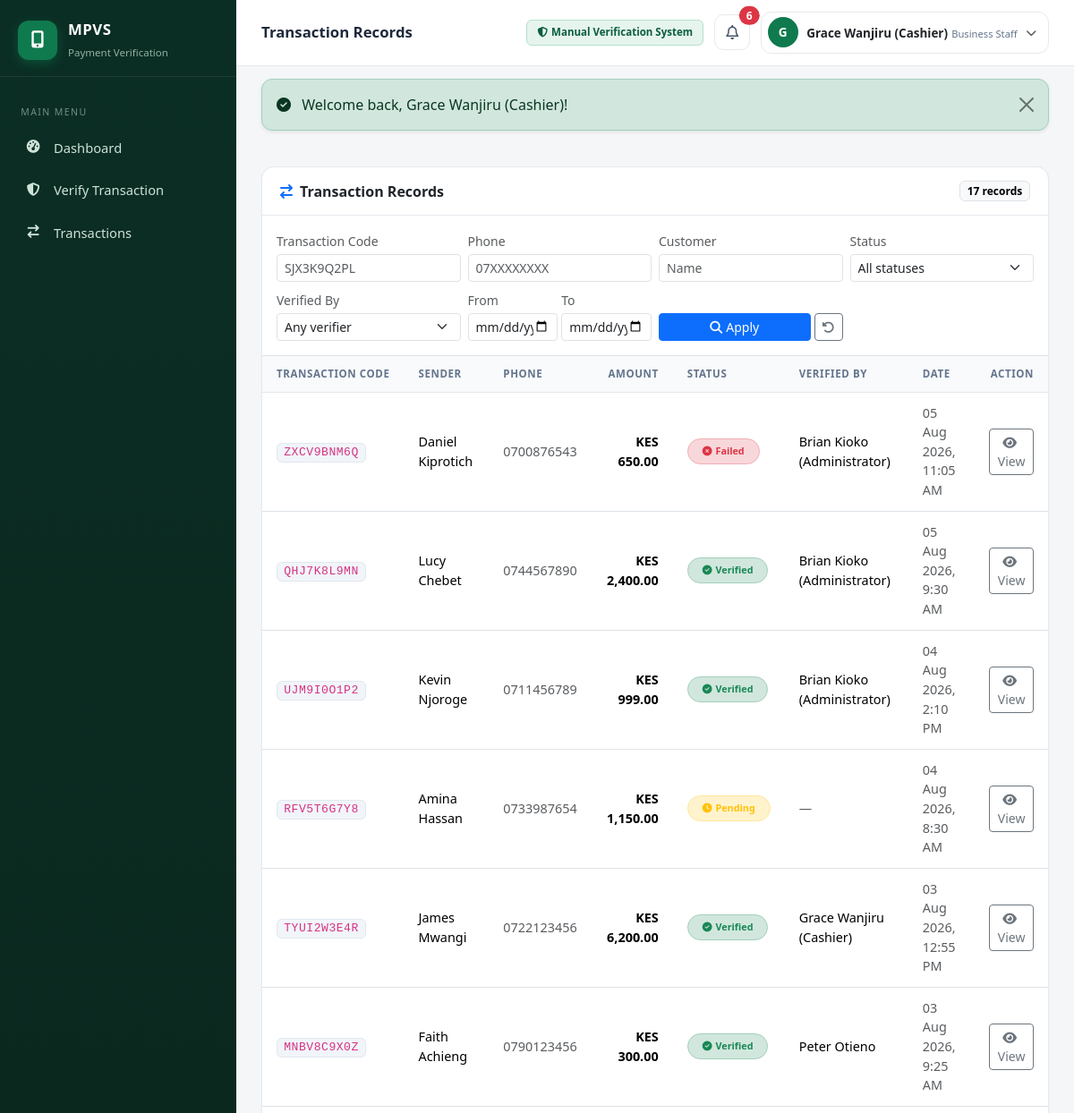
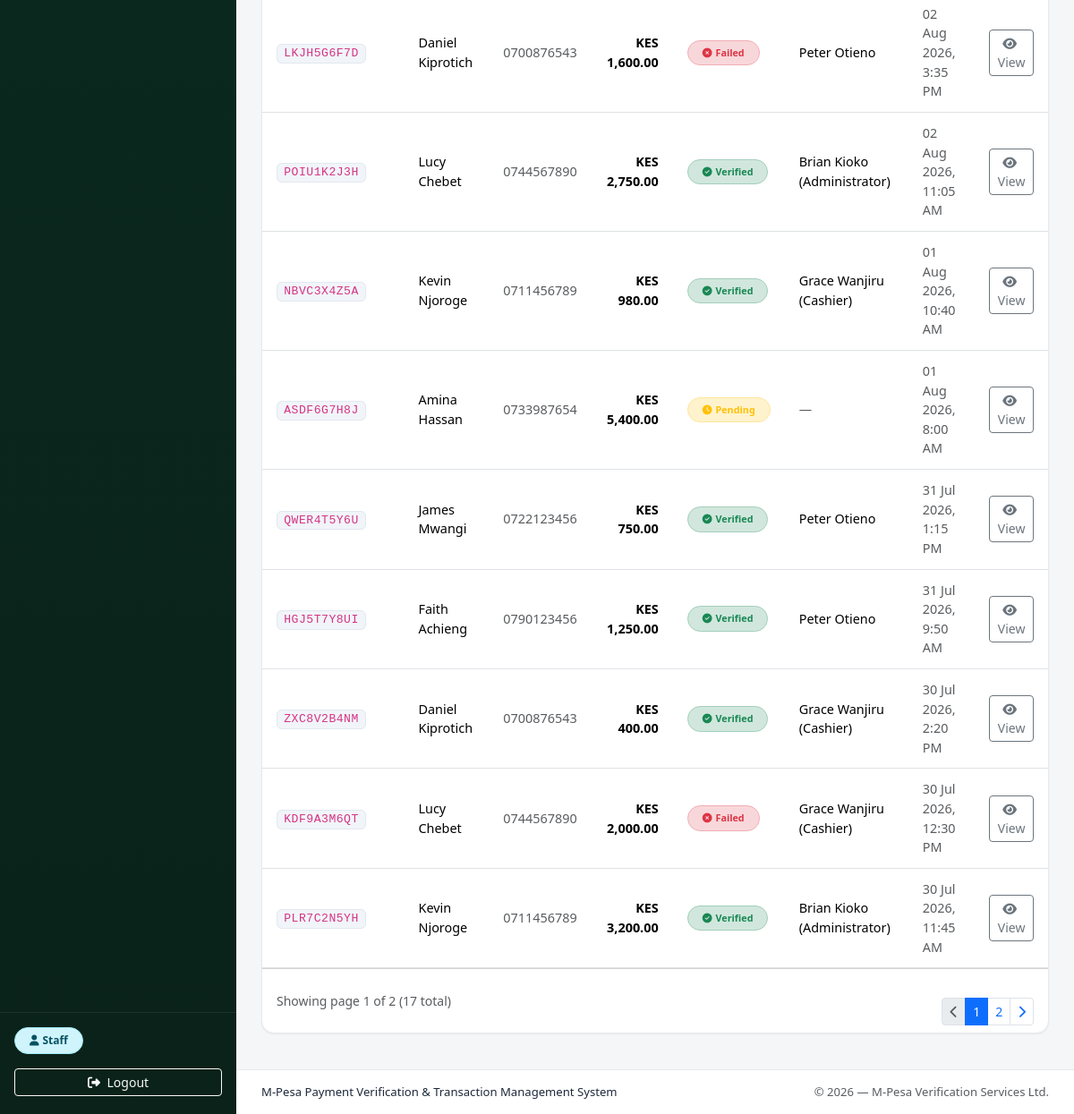
/public/transactions (signed in), run on the app's committed database (2 pictures, top to bottom).
### tables this page shows
CREATE TABLE `users` (
  `id` int(10) UNSIGNED NOT NULL,
  `full_name` varchar(120) NOT NULL,
  `username` varchar(60) NOT NULL,
  `email` varchar(120) NOT NULL,
  `phone` varchar(20) DEFAULT NULL,
  `password_hash` varchar(255) NOT NULL,
  `role` enum('admin','staff') NOT NULL DEFAULT 'staff',
  `status` enum('pending','approved','rejected','inactive') NOT NULL DEFAULT 'pending',
  `last_login_at` datetime DEFAULT NULL,
  `created_at` datetime NOT NULL DEFAULT current_timestamp()
);

CREATE TABLE `transactions` (
  `id` int(10) UNSIGNED NOT NULL,
  `mpesa_code` varchar(20) NOT NULL COMMENT 'M-Pesa-style code (10 chars, unique)',
  `customer_id` int(10) UNSIGNED DEFAULT NULL,
  `phone` varchar(20) NOT NULL,
  `amount` decimal(12,2) NOT NULL DEFAULT 0.00,
  `status` enum('verified','failed','pending') NOT NULL DEFAULT 'pending',
  `verified_by` int(10) UNSIGNED DEFAULT NULL COMMENT 'Admin who verified/marked the payment',
  `verified_at` datetime DEFAULT NULL COMMENT 'When the payment was processed',
  `created_at` datetime NOT NULL DEFAULT current_timestamp()
);

CREATE TABLE `customers` (
  `id` int(10) UNSIGNED NOT NULL,
  `full_name` varchar(120) NOT NULL,
  `phone` varchar(20) NOT NULL,
  `email` varchar(120) DEFAULT NULL,
  `created_at` datetime NOT NULL DEFAULT current_timestamp()
);

### views/transactions/index.php (the view, shortened to what the rows shown need)
<div class="card dashboard-card">
    <div class="card-header bg-transparent d-flex flex-wrap justify-content-between align-items-center gap-2">
        <span><i class="fa-solid fa-arrow-right-arrow-left me-2 text-primary"></i>Transaction Records</span>
        <div class="d-flex align-items-center gap-2">
            <span class="badge text-bg-light border"><?= $total ?> record<?= $total === 1 ? '' : 's' ?></span>
        </div>
    </div>
    <div class="card-body border-bottom">
        <form method="get" action="<?= url('transactions') ?>" class="row g-2 align-items-end" id="filterForm">
            <div class="col-md-3">
                <label class="form-label small text-muted mb-1">Transaction Code</label>
                <input type="text" class="form-control form-control-sm" name="code" value="<?= e($filters['code']) ?>" placeholder="SJX3K9Q2PL">
            </div>
            <div class="col-md-3">
                <label class="form-label small text-muted mb-1">Phone</label>
                <input type="text" class="form-control form-control-sm" name="phone" value="<?= e($filters['phone']) ?>" placeholder="07XXXXXXXX">
            </div>
            <div class="col-md-3">
                <label class="form-label small text-muted mb-1">Customer</label>
                <input type="text" class="form-control form-control-sm" name="customer" value="<?= e($filters['customer']) ?>" placeholder="Name">
            </div>
            <div class="col-md-3">
                <label class="form-label small text-muted mb-1">Status</label>
                <select class="form-select form-select-sm" name="status">
                    <option value="">All statuses</option>
                </select>
            </div>
            <div class="col-md-3">
                <label class="form-label small text-muted mb-1">Verified By</label>
                <select class="form-select form-select-sm" name="verifier">
                    <option value="">Any verifier</option>
                </select>
            </div>
            <div class="col-md-3">
                <div class="row g-1">
                    <div class="col-6">
                        <label class="form-label small text-muted mb-1">From</label>
                        <input type="date" class="form-control form-control-sm" name="date_from" value="<?= e($filters['date_from']) ?>">
                    </div>
                    <div class="col-6">
                        <label class="form-label small text-muted mb-1">To</label>
                        <input type="date" class="form-control form-control-sm" name="date_to" value="<?= e($filters['date_to']) ?>">
                    </div>
                </div>
            </div>
            <div class="col-md-3 d-flex gap-1">
                <button type="submit" class="btn btn-primary btn-sm flex-fill"><i class="fa-solid fa-magnifying-glass me-1"></i>Apply</button>
                <a href="<?= url('transactions') ?>" class="btn btn-outline-secondary btn-sm" title="Clear filters"><i class="fa-solid fa-rotate-left"></i></a>
            </div>
        </form>
    </div>
    <div class="table-responsive">
        <table class="table table-hover align-middle mb-0 dashboard-table">
            <thead>
                <tr>
                    <th>Transaction Code</th>
                    <th>Sender</th>
                    <th>Phone</th>
                    <th class="text-end">Amount</th>
                    <th>Status</th>
                    <th>Verified By</th>
                    <th>Date</th>
                    <th class="text-end">Action</th>
                </tr>
            </thead>
            <tbody>
                <?php if (empty($rows)): ?>
                    <tr>
                        <td colspan="8">
                            <div class="empty-state p-5">
                                <i class="fa-regular fa-folder-open text-muted"></i>
                                <h6 class="mt-3 mb-1">No transactions found</h6>
                                <p class="text-muted small mb-0">
                                    <?= $total > 0 ? 'No records match your filters. Try adjusting the search criteria.' : 'No payments verified yet. <a href="' . url('verify') . '">Verify your first transaction</a>.' ?>
                                </p>
                            </div>
                        </td>
                    </tr>
                <?php else: ?>
                    <?php foreach ($rows as $t): ?>
                        <tr>
                            <td><code class="mpesa-code"><?= e($t['mpesa_code']) ?></code></td>
                            <td class="fw-medium"><?= e($t['customer_name'] ?? '—') ?></td>
                            <td class="text-muted"><?= e($t['phone']) ?></td>
                            <td class="text-end fw-semibold"><?= e(money($t['amount'])) ?></td>
                            <td><?= status_badge($t['status']) ?></td>
                            <td>
                                <?php if ($t['verified_by'] !== null): ?>
                                    <?= e($t['verifier_name'] ?? '—') ?>
                                <?php else: ?>
                                    <span class="text-muted">—</span>
                                <?php endif; ?>
                            </td>
                            <td class="text-muted small"><?= e(format_datetime($t['verified_at'] ?? $t['created_at'])) ?></td>
                            <td class="text-end">
                                <a href="<?= url('transactions/show/' . $t['id']) ?>" class="btn btn-sm btn-outline-secondary">
                                    <i class="fa-solid fa-eye me-1"></i>View
                                </a>
                            </td>
                        </tr>
                    <?php endforeach; ?>
                <?php endif; ?>
            </tbody>
        </table>
    </div>
    <?php if (!empty($rows)): ?>
        <div class="card-footer bg-transparent d-flex justify-content-between align-items-center flex-wrap gap-2">
            <span class="small text-muted">Showing page <?= $page ?> of <?= $pages ?> (<?= $total ?> total)</span>
            <?php require VIEWS_PATH . '/partials/pagination.php'; ?>
        </div>
    <?php endif; ?>
</div>

### app/core/Helpers.php (shortened to what the rows shown need)
<?php
function e(?string $value): string
{
    return htmlspecialchars($value ?? '', ENT_QUOTES, 'UTF-8');
}
function url(string $path = ''): string
{
    $base = defined('BASE_URL') ? BASE_URL : '';
    return $base . '/' . ltrim($path, '/');
}
function money($amount): string
{
    return DEFAULT_CURRENCY . ' ' . number_format((float) $amount, 2);
}
function format_datetime(?string $datetime, string $format = 'd M Y, g:i A'): string
{
    $ts = strtotime($datetime);
    return $ts ? date($format, $ts) : $datetime;
}
function status_badge(string $status): string
{
    $map = [
        'verified' => ['success', 'fa-circle-check'],
        'failed'   => ['danger', 'fa-circle-xmark'],
        'pending'  => ['warning', 'fa-clock'],
    ];
    [$color, $icon] = $map[$status] ?? ['secondary', 'fa-circle-question'];
    return '<span class="badge rounded-pill bg-' . $color . '-subtle text-' . $color
        . ' border border-' . $color . '-subtle px-3 py-2"><i class="fa-solid ' . $icon . ' me-1"></i>'
        . ucfirst(e($status)) . '</span>';
}
function role_badge(string $role): string
{
    return '<span class="badge rounded-pill bg-info-subtle text-info-emphasis border border-info-subtle px-3 py-2"><i class="fa-solid fa-user me-1"></i>Staff</span>';
}

### app/core/Router.php (shortened to what the rows shown need)
<?php
class Router
{
    private array $routes = [];
    public function get(string $path, string $action): void
    {
        $this->routes[] = ['GET', $path, $action];
    }
    public function post(string $path, string $action): void
    {
        $this->routes[] = ['POST', $path, $action];
    }
    public function dispatch(string $method, string $path): void
    {
        $path = trim($path, '/');
        foreach ($this->routes as [$routeMethod, $pattern, $action]) {
            if ($routeMethod !== $method) {
                continue;
            }
            $regex = preg_replace('#\{([a-zA-Z_]+)\}#', '(?P<$1>[^/]+)', $pattern);
            if (preg_match('#^' . $regex . '$#', $path, $matches)) {
                $params = array_filter($matches, 'is_string', ARRAY_FILTER_USE_KEY);
                $this->call($action, $params);
                return;
            }
        }
    }
    private function call(string $action, array $params): void
    {
        [$controllerName, $method] = explode('@', $action);
        $controller = new $class();
        $controller->{$method}($params);
    }
}

### views/layouts/app.php (shortened to what the rows shown need)
<?php
$currentPath = trim($_SERVER['REQUEST_URI'] ?? '', '/');
$currentPath = preg_replace('/\?.*$/', '', $currentPath);
$isActive = function (string $route) use ($currentPath): bool {
    return $currentPath === $route || ($route !== '' && str_starts_with($currentPath, $route . '/'));
};
$pageTitle = $title ?? APP_NAME;
?>
<!DOCTYPE html>
<html lang="en">
<head>
    <link rel="stylesheet" href="<?= url('assets/vendor/bootstrap/bootstrap.min.css') ?>">
    <link rel="stylesheet" href="<?= url('assets/vendor/fontawesome/all.min.css') ?>">
    <link rel="stylesheet" href="<?= url('assets/css/app.css') ?>">
</head>
<body>
<div class="app-wrapper">
    <aside class="sidebar" id="sidebar">
        <div class="sidebar-brand">
            <div class="brand-icon"><i class="fa-solid fa-mobile-screen-button"></i></div>
            <div class="brand-text">
                <strong><?= e(APP_NAME) ?></strong>
                <small>Payment Verification</small>
            </div>
        </div>
        <nav class="sidebar-nav">
            <p class="nav-section-label">Main Menu</p>
            <a href="<?= url('') ?>" class="nav-link <?= $isActive('') ? 'active' : '' ?>">
                <i class="fa-solid fa-gauge-high"></i><span>Dashboard</span>
            </a>
            <a href="<?= url('verify') ?>" class="nav-link <?= $isActive('verify') ? 'active' : '' ?>">
                <i class="fa-solid fa-shield-halved"></i><span>Verify Transaction</span>
            </a>
            <a href="<?= url('transactions') ?>" class="nav-link <?= $isActive('transactions') ? 'active' : '' ?>">
                <i class="fa-solid fa-arrow-right-arrow-left"></i><span>Transactions</span>
            </a>
        </nav>
        <div class="sidebar-footer">
            <?= role_badge($user['role']) ?>
            <a href="<?= url('logout') ?>" class="btn btn-sm btn-outline-light w-100 mt-3">
                <i class="fa-solid fa-right-from-bracket me-1"></i> Logout
            </a>
        </div>
    </aside>
    <main class="main-area">
        <header class="topbar">
            <h1 class="topbar-title"><?= e($pageTitle) ?></h1>
            <div class="topbar-right">
                <span class="badge manual-badge" title="<?= e(APP_MODE_DESCRIPTION) ?>">
                    <i class="fa-solid fa-shield-halved me-1"></i><?= e(APP_MODE_LABEL) ?>
                </span>
                <div class="dropdown">
                    <button class="btn btn-icon position-relative" data-bs-toggle="dropdown" aria-label="Notifications">
                        <i class="fa-regular fa-bell"></i>
                        <?php if (!empty($notifications ?? [])): ?>
                            <span class="position-absolute top-0 start-100 translate-middle badge rounded-pill bg-danger">
                                <?= count($notifications) ?>
                            </span>
                        <?php endif; ?>
                    </button>
                </div>
                <div class="dropdown">
                    <button class="btn user-chip" data-bs-toggle="dropdown" aria-label="Account menu">
                        <span class="user-avatar"><?= e(strtoupper(mb_substr($user['full_name'], 0, 1))) ?></span>
                        <span class="d-none d-md-inline user-chip-text">
                            <strong><?= e($user['full_name']) ?></strong>
                            <small><?= $user['role'] === 'admin' ? 'Administrator' : 'Business Staff' ?></small>
                        </span>
                        <i class="fa-solid fa-chevron-down fa-xs text-muted"></i>
                    </button>
                </div>
            </div>
        </header>
        <?php require VIEWS_PATH . '/partials/flash.php'; ?>
        <div class="page-content">
            <?= $content ?>
        </div>
        <footer class="app-footer">
            <span><?= e(APP_FULL_NAME) ?></span>
            <span class="text-muted">© <?= date('Y') ?> — <?= e(BUSINESS_NAME) ?></span>
        </footer>
    </main>
</div>
</body>
</html>

### data on the page
users: full_name "G", full_name "Grace Wanjiru (Cashier)"
transactions: mpesa_code "ZXCV9BNM6Q", customer.full_name "Daniel Kiprotich", phone "0700876543", amount "KES 650.00", status "Failed", verified_by.full_name "Brian Kioko (Administrator)", verified_at "05 Aug 2026, 11:05 AM"
transactions: mpesa_code "QHJ7K8L9MN", customer.full_name "Lucy Chebet", phone "0744567890", amount "KES 2,400.00", status "Verified", verified_by.full_name "Brian Kioko (Administrator)", verified_at "05 Aug 2026, 9:30 AM"
transactions: mpesa_code "UJM9I0O1P2", customer.full_name "Kevin Njoroge", phone "0711456789", amount "KES 999.00", status "Verified", verified_by.full_name "Brian Kioko (Administrator)", verified_at "04 Aug 2026, 2:10 PM"
transactions: mpesa_code "RFV5T6G7Y8", customer.full_name "Amina Hassan", phone "0733987654", amount "KES 1,150.00", status "Pending", format_datetime($t['verified_at'] ?? $t['created_at']) "04 Aug 2026, 8:30 AM"
transactions: mpesa_code "TYUI2W3E4R", customer.full_name "James Mwangi", phone "0722123456", amount "KES 6,200.00", status "Verified", verified_by.full_name "Grace Wanjiru (Cashier)", verified_at "03 Aug 2026, 12:55 PM"
transactions: mpesa_code "MNBV8C9X0Z", customer.full_name "Faith Achieng", phone "0790123456", amount "KES 300.00", status "Verified", verified_by.full_name "Peter Otieno", verified_at "03 Aug 2026, 9:25 AM"
transactions: mpesa_code "LKJH5G6F7D", customer.full_name "Daniel Kiprotich", phone "0700876543", amount "KES 1,600.00", status "Failed", verified_by.full_name "Peter Otieno", verified_at "02 Aug 2026, 3:35 PM"
transactions: mpesa_code "POIU1K2J3H", customer.full_name "Lucy Chebet", phone "0744567890", amount "KES 2,750.00", status "Verified", verified_by.full_name "Brian Kioko (Administrator)", verified_at "02 Aug 2026, 11:05 AM"
transactions: mpesa_code "NBVC3X4Z5A", customer.full_name "Kevin Njoroge", phone "0711456789", amount "KES 980.00", status "Verified", verified_by.full_name "Grace Wanjiru (Cashier)", verified_at "01 Aug 2026, 10:40 AM"
transactions: mpesa_code "ASDF6G7H8J", customer.full_name "Amina Hassan", phone "0733987654", amount "KES 5,400.00", status "Pending", format_datetime($t['verified_at'] ?? $t['created_at']) "01 Aug 2026, 8:00 AM"
transactions: mpesa_code "QWER4T5Y6U", customer.full_name "James Mwangi", phone "0722123456", amount "KES 750.00", status "Verified", verified_by.full_name "Peter Otieno", verified_at "31 Jul 2026, 1:15 PM"
transactions: mpesa_code "HGJ5T7Y8UI", customer.full_name "Faith Achieng", phone "0790123456", amount "KES 1,250.00", status "Verified", verified_by.full_name "Peter Otieno", verified_at "31 Jul 2026, 9:50 AM"
transactions: mpesa_code "ZXC8V2B4NM", customer.full_name "Daniel Kiprotich", phone "0700876543", amount "KES 400.00", status "Verified", verified_by.full_name "Grace Wanjiru (Cashier)", verified_at "30 Jul 2026, 2:20 PM"
transactions: mpesa_code "KDF9A3M6QT", customer.full_name "Lucy Chebet", phone "0744567890", amount "KES 2,000.00", status "Failed", verified_by.full_name "Grace Wanjiru (Cashier)", verified_at "30 Jul 2026, 12:30 PM"
transactions: mpesa_code "PLR7C2N5YH", customer.full_name "Kevin Njoroge", phone "0711456789", amount "KES 3,200.00", status "Verified", verified_by.full_name "Brian Kioko (Administrator)", verified_at "30 Jul 2026, 11:45 AM"

### other printed values
$msg['message'] "Welcome back, Grace Wanjiru (Cashier)!"
$total "17"
$page "1"
$pages "2"
